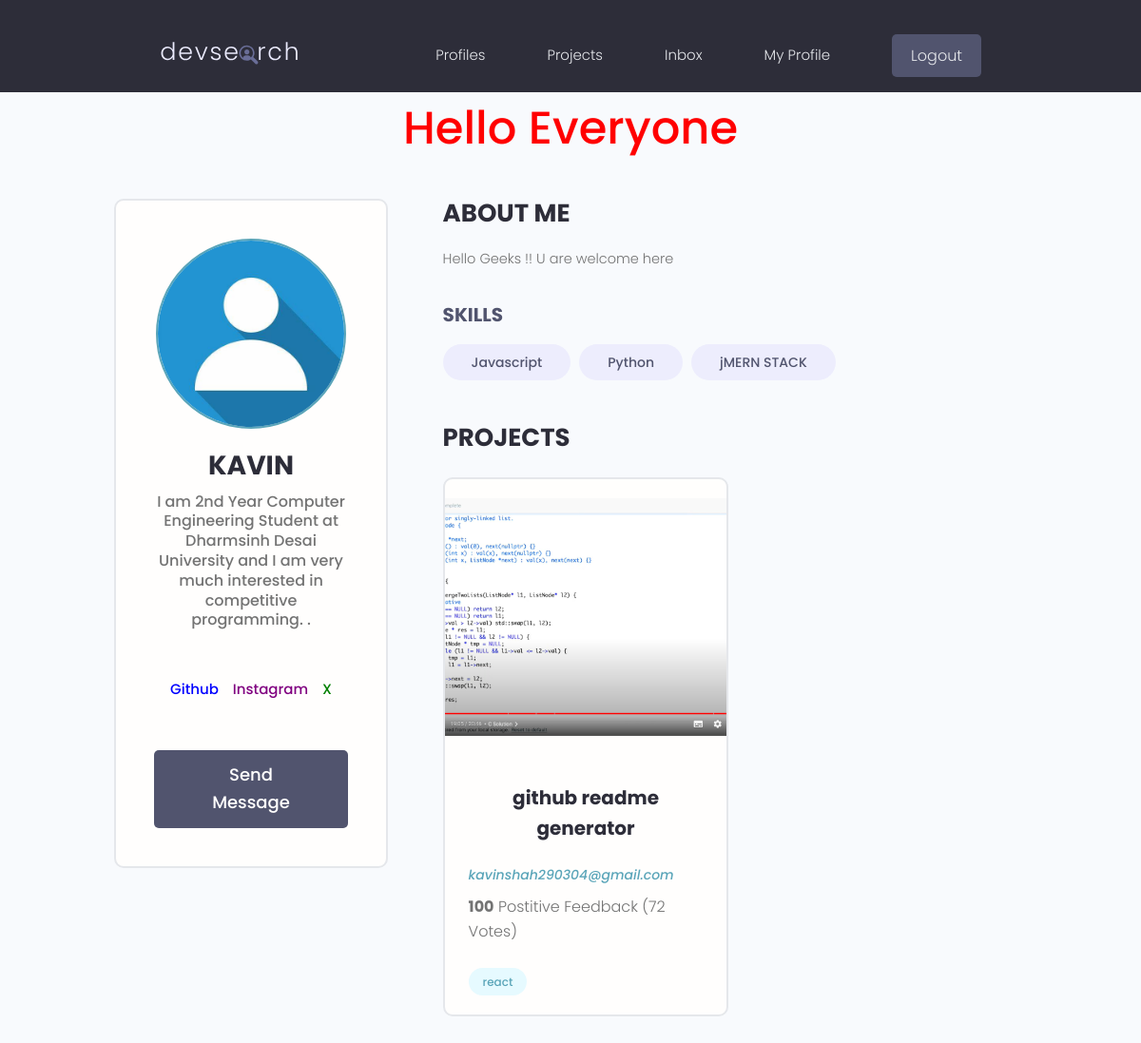
/profile/bfeb0270-3e1d-4dee-b6d1-5cf9e371ce1f/ (signed in), run on an earlier commit of the app's database.
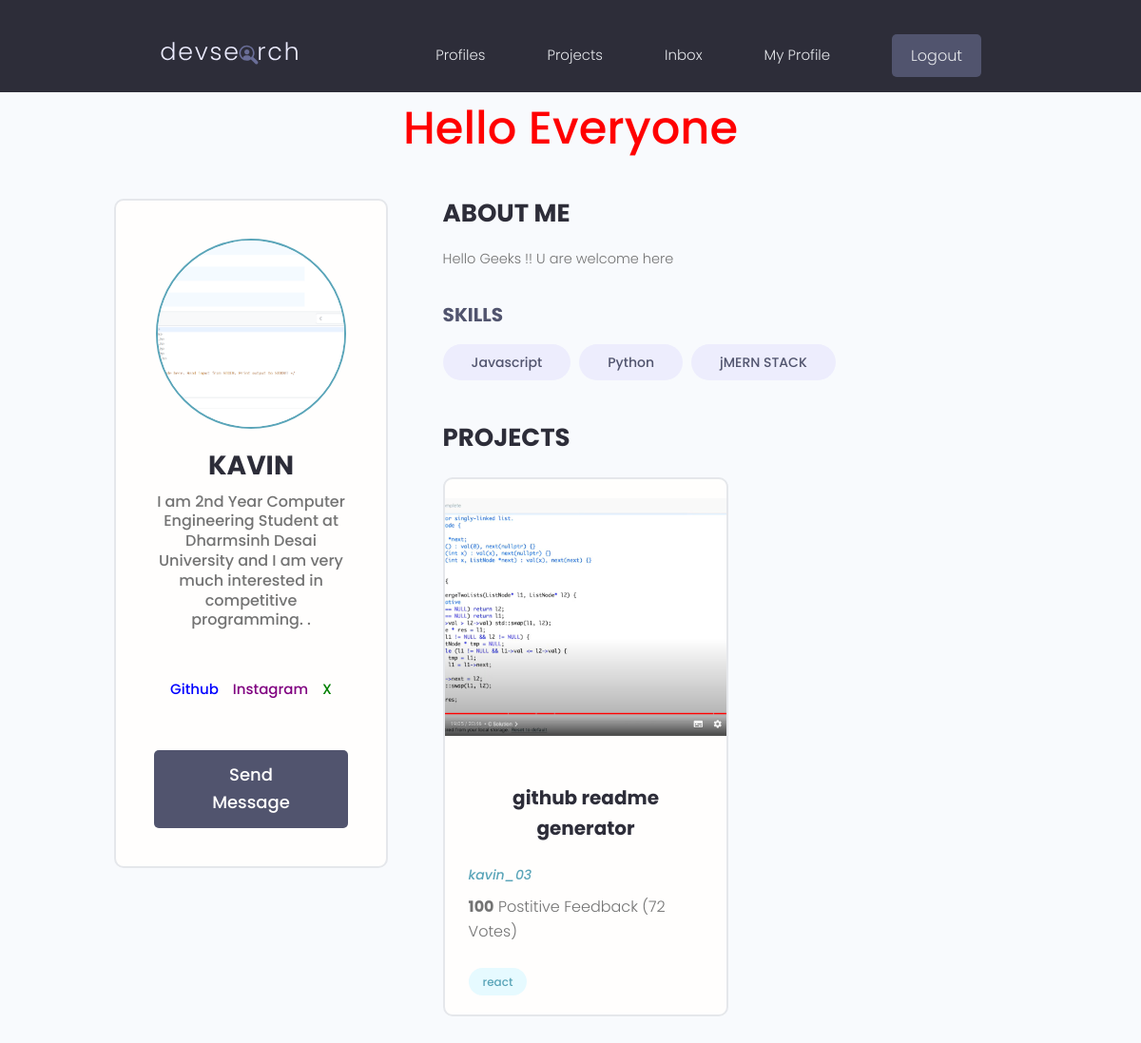
And on a later commit of the database.
### userapp/models.py (models this page shows)
class profile(models.Model):
    user=models.OneToOneField(User,on_delete=models.CASCADE,null=True,blank=True)
    name=models.CharField(max_length=250,blank=True,null=True)
    username=models.CharField(max_length=250,blank=True,null=True)
    email=models.EmailField(max_length=500,blank=True,null=True)
    About=models.CharField(max_length=500,blank=True,null=True,default=" ")
    Bio=models.TextField(blank=True,null=True)
    X_link=models.CharField(null=True,blank=True,max_length=500)
    Instagram_link=models.CharField(null=True,blank=True,max_length=500)
    Profile_img=models.ImageField(null=True,blank=True,upload_to='Profiles/',default='Profiles/OIP.jpg')
    Github_link=models.CharField(null=True,blank=True,max_length=500)
    created=models.DateTimeField(auto_now_add=True)
    id=models.UUIDField(primary_key=True,editable=False,default=uuid.uuid4,unique=True)
    def __str__(self):
        return str(self.user)

### projectapp/models.py (models this page shows, shortened)
class ManageProject(models.Model):
    title=models.CharField(max_length=200)
    description=models.TextField(null=True,blank=True)
    featured_img=models.ImageField(null=True, blank=True,default='images/default.jpg')
    demo_link=models.CharField(max_length=2500,blank=True,null=True)
    created=models.DateTimeField(auto_now_add=True)
    id=models.UUIDField(primary_key=True,editable=False,default=uuid.uuid4,unique=True)
    tag=models.ManyToManyField('Tag',blank=True)
    projectowner=models.ForeignKey(profile,on_delete=models.SET_NULL,null=True,blank=True)

### userapp/views.py (the view)
# urls.py: path('profile/<str:pk>/',views.profilevisit,name='profilevisit'),
@login_required(login_url="login")
def profilevisit(request,pk):
    userProfile=profile.objects.get(id=pk)
    skillset=userProfile.skills_set.all
    projectset=userProfile.manageproject_set.all
    return render(request,'userapp/profilevisit.html',{'userProfile':userProfile,'skillset':skillset,'projectset':projectset})

### projectapp/models.py (called while the page is built)
    def __str__(self):
        return self.name

### userapp/models.py (called while the page is built)
    def __str__(self):
        return str(self.name)

### userapp/templates/userapp/profilevisit.html (shortened to what this page needs)
{% include 'navbar.html' %}
<h1 style="text-align: center;">Hello Everyone </h1>
 <main class="profile my-md">
    <div class="container">
      <div class="layout">
        <div class="column column--1of3">
          <div class="card text-center">
            <div class="card__body dev">
              <img class="avatar avatar--xl" src="{{ userProfile.Profile_img.url }}" />
              <h2 class="dev__name">{{userProfile.name}}</h2>
              <p class="dev__title">{{userProfile.Bio}}</p>
               <ul class="dev__social">
                            {% if userProfile.Github_link %}
                            <li>
                                <a title="Github" href="{{ userProfile.Github_link }}" target="_blank"
                                    style="color: blue; text-decoration: none;">Github</a>
                            </li>
                            {% endif %}
                            {% if userProfile.Instagram_link %}
                            <li>
                                <a title="Instagram" href="{{ userProfile.Instagram_link }}" target="_blank"
                                    style="color: purple; text-decoration: none;">Instagram</a>
                            </li>
                            {% endif %}
                            {% if userProfile.X_link %}
                            <li>
                                <a title="X" href="{{ userProfile.X_link }}" target="_blank"
                                    style="color: green; text-decoration: none;">X</a>
                            </li>
                            {% endif %}
                        </ul>
                        <a href="{% url 'sendmsg' userProfile.id %}" class="btn btn--sub btn--lg">Send Message </a>
            </div>
          </div>
        </div>
        <div class="column column--2of3">
          <div class="devInfo">
            <h3 class="devInfo__title">About Me</h3>
            <p class="devInfo__about">
              {{userProfile.About}}
            </p>
          </div>
          <div class="devInfo">
            <div class="devInfo__skills">
              <h3 class="devInfo__subtitle">Skills</h3>
              <div class="devInfo__otherSkills">
                {% for skillin  in skillset %}
                <span class="tag tag--pill tag--sub tag--lg">
                  <small>{{skillin }}</small>
                </span>
                {% endfor %}
              </div>
            </div>
          </div>
          <div class="devInfo">
            <h3 class="devInfo__title">Projects</h3>
            <div class="grid grid--two">
              {% for project in projectset %}
                <div class="column">
                <div class="card project">
                  <a href="single-project.html" class="project">
                    <img class="project__thumbnail" src="{{project.featured_img.url }}" alt="project thumbnail" />
                    <div class="card__body">
                      <h3 class="project__title">{{project.title}}</h3>
                      <p><a class="project__author" href="profile.html">{{project.projectowner}}</a></p>
                      <p class="project--rating">
                        <span style="font-weight: bold;">100</span> Postitive
                        Feedback (72 Votes)
                      </p>
                      <div class="project__tags">
                        {% for tagg in project.tag.all %}
                        <span class="tag tag--pill tag--main">
                          <small>{{tagg}}</small>
                        </span>
                          {% endfor %}
                      </div>
                    </div>
                  </a>
                </div>
              </div>
            </div>
          </div>
        </div>
          {% endfor %}
      </div>
    </div>
  </main>

What changed in the data, as far as the page shows it:
changed profile "KAVIN": Profile_img: a different picture
changed through a linked row, ManageProject "github readme generator": projectowner "kavinshah290304@gmail.com" → "kavin_03"
